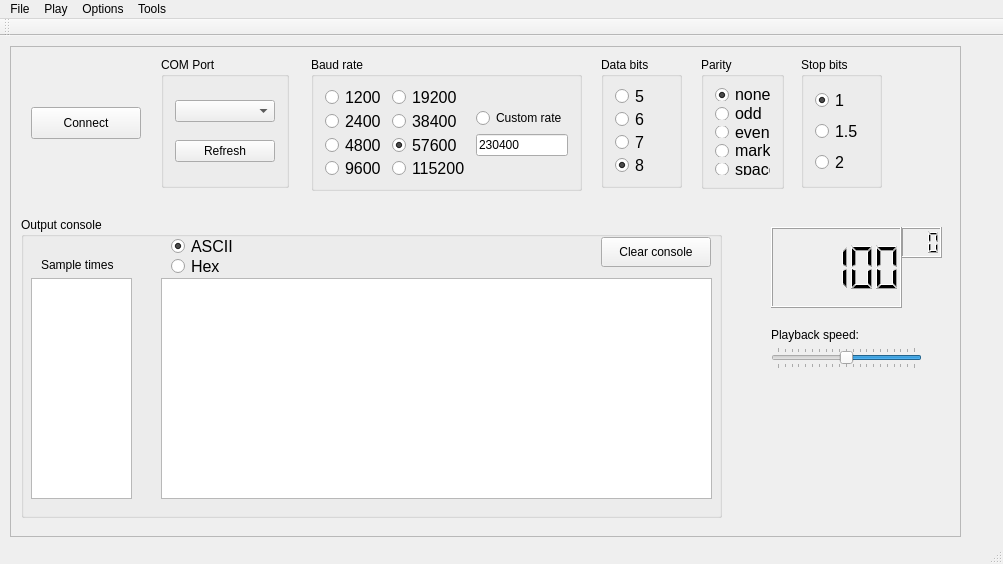
<?xml version="1.0" encoding="UTF-8"?>
<ui version="4.0">
 <class>MainWindow</class>
 <widget class="QMainWindow" name="MainWindow">
  <property name="geometry">
   <rect>
    <x>0</x>
    <y>0</y>
    <width>1003</width>
    <height>564</height>
   </rect>
  </property>
  <property name="windowTitle">
   <string>MainWindow</string>
  </property>
  <widget class="QWidget" name="centralWidget">
   <widget class="QScrollArea" name="scrollArea">
    <property name="geometry">
     <rect>
      <x>10</x>
      <y>10</y>
      <width>951</width>
      <height>491</height>
     </rect>
    </property>
    <property name="widgetResizable">
     <bool>true</bool>
    </property>
    <widget class="QWidget" name="scrollAreaWidgetContents">
     <property name="geometry">
      <rect>
       <x>0</x>
       <y>0</y>
       <width>949</width>
       <height>489</height>
      </rect>
     </property>
     <widget class="QGroupBox" name="groupBox_6">
      <property name="geometry">
       <rect>
        <x>10</x>
        <y>170</y>
        <width>701</width>
        <height>301</height>
       </rect>
      </property>
      <property name="title">
       <string>Output console</string>
      </property>
      <widget class="QPlainTextEdit" name="pte_serialConsole">
       <property name="geometry">
        <rect>
         <x>140</x>
         <y>61</y>
         <width>551</width>
         <height>221</height>
        </rect>
       </property>
       <property name="font">
        <font>
         <family>Andale Mono</family>
         <pointsize>12</pointsize>
         <weight>50</weight>
         <italic>false</italic>
         <bold>false</bold>
        </font>
       </property>
       <property name="undoRedoEnabled">
        <bool>false</bool>
       </property>
       <property name="readOnly">
        <bool>true</bool>
       </property>
      </widget>
      <widget class="QPlainTextEdit" name="pte_sampleTimes">
       <property name="geometry">
        <rect>
         <x>10</x>
         <y>61</y>
         <width>101</width>
         <height>221</height>
        </rect>
       </property>
       <property name="font">
        <font>
         <family>Andale Mono</family>
         <pointsize>12</pointsize>
        </font>
       </property>
       <property name="undoRedoEnabled">
        <bool>false</bool>
       </property>
       <property name="readOnly">
        <bool>true</bool>
       </property>
      </widget>
      <widget class="QLabel" name="label_2">
       <property name="geometry">
        <rect>
         <x>20</x>
         <y>40</y>
         <width>91</width>
         <height>16</height>
        </rect>
       </property>
       <property name="text">
        <string>Sample times</string>
       </property>
      </widget>
      <widget class="QRadioButton" name="rb_displayASCII">
       <property name="geometry">
        <rect>
         <x>150</x>
         <y>20</y>
         <width>97</width>
         <height>18</height>
        </rect>
       </property>
       <property name="font">
        <font>
         <family>Lucida Grande</family>
         <pointsize>12</pointsize>
        </font>
       </property>
       <property name="text">
        <string>ASCII</string>
       </property>
       <property name="checked">
        <bool>true</bool>
       </property>
      </widget>
      <widget class="QRadioButton" name="rb_displayHex">
       <property name="geometry">
        <rect>
         <x>150</x>
         <y>40</y>
         <width>97</width>
         <height>18</height>
        </rect>
       </property>
       <property name="font">
        <font>
         <family>Lucida Grande</family>
         <pointsize>12</pointsize>
        </font>
       </property>
       <property name="text">
        <string>Hex</string>
       </property>
      </widget>
      <widget class="QPushButton" name="pb_clearConsole">
       <property name="geometry">
        <rect>
         <x>580</x>
         <y>20</y>
         <width>110</width>
         <height>30</height>
        </rect>
       </property>
       <property name="text">
        <string>Clear console</string>
       </property>
      </widget>
     </widget>
     <widget class="QLabel" name="label">
      <property name="geometry">
       <rect>
        <x>760</x>
        <y>280</y>
        <width>101</width>
        <height>16</height>
       </rect>
      </property>
      <property name="text">
       <string>Playback speed:</string>
      </property>
     </widget>
     <widget class="QLCDNumber" name="lcd_milliseconds">
      <property name="geometry">
       <rect>
        <x>890</x>
        <y>180</y>
        <width>41</width>
        <height>31</height>
       </rect>
      </property>
      <property name="numDigits">
       <number>3</number>
      </property>
     </widget>
     <widget class="QSlider" name="hs_time">
      <property name="geometry">
       <rect>
        <x>760</x>
        <y>300</y>
        <width>151</width>
        <height>22</height>
       </rect>
      </property>
      <property name="minimum">
       <number>0</number>
      </property>
      <property name="maximum">
       <number>20</number>
      </property>
      <property name="value">
       <number>10</number>
      </property>
      <property name="orientation">
       <enum>Qt::Horizontal</enum>
      </property>
      <property name="invertedAppearance">
       <bool>true</bool>
      </property>
      <property name="tickPosition">
       <enum>QSlider::TicksBothSides</enum>
      </property>
      <property name="tickInterval">
       <number>1</number>
      </property>
     </widget>
     <widget class="QLCDNumber" name="lcd_seconds">
      <property name="geometry">
       <rect>
        <x>760</x>
        <y>180</y>
        <width>131</width>
        <height>81</height>
       </rect>
      </property>
      <property name="frameShadow">
       <enum>QFrame::Raised</enum>
      </property>
      <property name="smallDecimalPoint">
       <bool>false</bool>
      </property>
      <property name="intValue" stdset="0">
       <number>100</number>
      </property>
     </widget>
     <widget class="QPushButton" name="pb_connectSerialPort">
      <property name="geometry">
       <rect>
        <x>20</x>
        <y>60</y>
        <width>110</width>
        <height>32</height>
       </rect>
      </property>
      <property name="text">
       <string>Connect</string>
      </property>
     </widget>
     <widget class="QGroupBox" name="groupBox_2">
      <property name="geometry">
       <rect>
        <x>150</x>
        <y>10</y>
        <width>128</width>
        <height>131</height>
       </rect>
      </property>
      <property name="title">
       <string>COM Port</string>
      </property>
      <layout class="QGridLayout" name="gridLayout_2">
       <item row="0" column="0">
        <widget class="QComboBox" name="cb_serialPorts"/>
       </item>
       <item row="1" column="0">
        <widget class="QPushButton" name="pushButton">
         <property name="text">
          <string>Refresh</string>
         </property>
        </widget>
       </item>
      </layout>
     </widget>
     <widget class="QGroupBox" name="groupBox_3">
      <property name="geometry">
       <rect>
        <x>590</x>
        <y>10</y>
        <width>81</width>
        <height>131</height>
       </rect>
      </property>
      <property name="title">
       <string>Data bits</string>
      </property>
      <layout class="QGridLayout" name="gridLayout_3">
       <item row="0" column="0">
        <widget class="QRadioButton" name="rb_5DataBits">
         <property name="font">
          <font>
           <family>Lucida Grande</family>
           <pointsize>12</pointsize>
          </font>
         </property>
         <property name="text">
          <string>5</string>
         </property>
         <property name="iconSize">
          <size>
           <width>16</width>
           <height>16</height>
          </size>
         </property>
        </widget>
       </item>
       <item row="2" column="0">
        <widget class="QRadioButton" name="rb_7DataBits">
         <property name="font">
          <font>
           <family>Lucida Grande</family>
           <pointsize>12</pointsize>
          </font>
         </property>
         <property name="text">
          <string>7</string>
         </property>
         <property name="iconSize">
          <size>
           <width>16</width>
           <height>16</height>
          </size>
         </property>
        </widget>
       </item>
       <item row="3" column="0">
        <widget class="QRadioButton" name="rb_8DataBits">
         <property name="font">
          <font>
           <family>Lucida Grande</family>
           <pointsize>12</pointsize>
          </font>
         </property>
         <property name="text">
          <string>8</string>
         </property>
         <property name="iconSize">
          <size>
           <width>16</width>
           <height>16</height>
          </size>
         </property>
         <property name="checked">
          <bool>true</bool>
         </property>
        </widget>
       </item>
       <item row="1" column="0">
        <widget class="QRadioButton" name="rb_6DataBits">
         <property name="font">
          <font>
           <family>Lucida Grande</family>
           <pointsize>12</pointsize>
          </font>
         </property>
         <property name="text">
          <string>6</string>
         </property>
         <property name="iconSize">
          <size>
           <width>16</width>
           <height>16</height>
          </size>
         </property>
        </widget>
       </item>
      </layout>
     </widget>
     <widget class="QGroupBox" name="groupBox_5">
      <property name="geometry">
       <rect>
        <x>790</x>
        <y>10</y>
        <width>81</width>
        <height>131</height>
       </rect>
      </property>
      <property name="title">
       <string>Stop bits</string>
      </property>
      <layout class="QGridLayout" name="gridLayout_5">
       <item row="2" column="0">
        <widget class="QRadioButton" name="rb_2StopBit">
         <property name="font">
          <font>
           <family>Lucida Grande</family>
           <pointsize>12</pointsize>
          </font>
         </property>
         <property name="text">
          <string>2</string>
         </property>
         <property name="iconSize">
          <size>
           <width>16</width>
           <height>16</height>
          </size>
         </property>
        </widget>
       </item>
       <item row="1" column="0">
        <widget class="QRadioButton" name="rb_15StopBit">
         <property name="font">
          <font>
           <family>Lucida Grande</family>
           <pointsize>12</pointsize>
          </font>
         </property>
         <property name="text">
          <string>1.5</string>
         </property>
         <property name="iconSize">
          <size>
           <width>16</width>
           <height>16</height>
          </size>
         </property>
        </widget>
       </item>
       <item row="0" column="0">
        <widget class="QRadioButton" name="rb_1StopBit">
         <property name="font">
          <font>
           <family>Lucida Grande</family>
           <pointsize>12</pointsize>
          </font>
         </property>
         <property name="text">
          <string>1</string>
         </property>
         <property name="iconSize">
          <size>
           <width>16</width>
           <height>16</height>
          </size>
         </property>
         <property name="checked">
          <bool>true</bool>
         </property>
        </widget>
       </item>
      </layout>
     </widget>
     <widget class="QGroupBox" name="groupBox">
      <property name="geometry">
       <rect>
        <x>300</x>
        <y>10</y>
        <width>271</width>
        <height>134</height>
       </rect>
      </property>
      <property name="title">
       <string>Baud rate</string>
      </property>
      <layout class="QGridLayout" name="gridLayout">
       <item row="0" column="2">
        <widget class="QRadioButton" name="rb_19200Baud">
         <property name="font">
          <font>
           <family>Lucida Grande</family>
           <pointsize>12</pointsize>
          </font>
         </property>
         <property name="text">
          <string>19200</string>
         </property>
         <property name="iconSize">
          <size>
           <width>16</width>
           <height>16</height>
          </size>
         </property>
        </widget>
       </item>
       <item row="1" column="2">
        <widget class="QRadioButton" name="rb_38400Baud">
         <property name="font">
          <font>
           <family>Lucida Grande</family>
           <pointsize>12</pointsize>
          </font>
         </property>
         <property name="text">
          <string>38400</string>
         </property>
         <property name="iconSize">
          <size>
           <width>16</width>
           <height>16</height>
          </size>
         </property>
        </widget>
       </item>
       <item row="2" column="2">
        <widget class="QRadioButton" name="rb_57600Baud">
         <property name="font">
          <font>
           <family>Lucida Grande</family>
           <pointsize>12</pointsize>
          </font>
         </property>
         <property name="text">
          <string>57600</string>
         </property>
         <property name="iconSize">
          <size>
           <width>16</width>
           <height>16</height>
          </size>
         </property>
         <property name="checked">
          <bool>true</bool>
         </property>
        </widget>
       </item>
       <item row="3" column="0">
        <widget class="QRadioButton" name="rb_9600Baud">
         <property name="font">
          <font>
           <family>Lucida Grande</family>
           <pointsize>12</pointsize>
          </font>
         </property>
         <property name="text">
          <string>9600</string>
         </property>
         <property name="iconSize">
          <size>
           <width>16</width>
           <height>16</height>
          </size>
         </property>
        </widget>
       </item>
       <item row="2" column="0">
        <widget class="QRadioButton" name="rb_4800Baud">
         <property name="font">
          <font>
           <family>Lucida Grande</family>
           <pointsize>12</pointsize>
          </font>
         </property>
         <property name="text">
          <string>4800</string>
         </property>
         <property name="iconSize">
          <size>
           <width>16</width>
           <height>16</height>
          </size>
         </property>
        </widget>
       </item>
       <item row="1" column="0">
        <widget class="QRadioButton" name="rb_2400Baud">
         <property name="font">
          <font>
           <family>Lucida Grande</family>
           <pointsize>12</pointsize>
          </font>
         </property>
         <property name="text">
          <string>2400</string>
         </property>
         <property name="iconSize">
          <size>
           <width>16</width>
           <height>16</height>
          </size>
         </property>
        </widget>
       </item>
       <item row="0" column="0">
        <widget class="QRadioButton" name="rb_1200Baud">
         <property name="font">
          <font>
           <family>Lucida Grande</family>
           <pointsize>12</pointsize>
          </font>
         </property>
         <property name="text">
          <string>1200</string>
         </property>
         <property name="iconSize">
          <size>
           <width>16</width>
           <height>16</height>
          </size>
         </property>
        </widget>
       </item>
       <item row="0" column="4" rowspan="4">
        <layout class="QGridLayout" name="gridLayout_6">
         <item row="3" column="0">
          <widget class="QLineEdit" name="le_customBaudRate">
           <property name="text">
            <string>230400</string>
           </property>
          </widget>
         </item>
         <item row="1" column="0">
          <widget class="QRadioButton" name="rb_customBaudRate">
           <property name="text">
            <string>Custom rate</string>
           </property>
          </widget>
         </item>
         <item row="0" column="0">
          <spacer name="verticalSpacer">
           <property name="orientation">
            <enum>Qt::Vertical</enum>
           </property>
           <property name="sizeHint" stdset="0">
            <size>
             <width>20</width>
             <height>40</height>
            </size>
           </property>
          </spacer>
         </item>
         <item row="4" column="0">
          <spacer name="verticalSpacer_2">
           <property name="orientation">
            <enum>Qt::Vertical</enum>
           </property>
           <property name="sizeHint" stdset="0">
            <size>
             <width>20</width>
             <height>40</height>
            </size>
           </property>
          </spacer>
         </item>
        </layout>
       </item>
       <item row="3" column="2">
        <widget class="QRadioButton" name="rb_115200Baud">
         <property name="font">
          <font>
           <family>Lucida Grande</family>
           <pointsize>12</pointsize>
          </font>
         </property>
         <property name="text">
          <string>115200</string>
         </property>
         <property name="iconSize">
          <size>
           <width>16</width>
           <height>16</height>
          </size>
         </property>
        </widget>
       </item>
      </layout>
     </widget>
     <widget class="QGroupBox" name="groupBox_4">
      <property name="geometry">
       <rect>
        <x>690</x>
        <y>10</y>
        <width>83</width>
        <height>132</height>
       </rect>
      </property>
      <property name="title">
       <string>Parity</string>
      </property>
      <layout class="QGridLayout" name="gridLayout_4">
       <item row="0" column="0">
        <widget class="QRadioButton" name="rb_parityNone">
         <property name="font">
          <font>
           <family>Lucida Grande</family>
           <pointsize>12</pointsize>
          </font>
         </property>
         <property name="text">
          <string>none</string>
         </property>
         <property name="iconSize">
          <size>
           <width>16</width>
           <height>16</height>
          </size>
         </property>
         <property name="checked">
          <bool>true</bool>
         </property>
        </widget>
       </item>
       <item row="1" column="0">
        <widget class="QRadioButton" name="rb_parityOdd">
         <property name="font">
          <font>
           <family>Lucida Grande</family>
           <pointsize>12</pointsize>
          </font>
         </property>
         <property name="text">
          <string>odd</string>
         </property>
         <property name="iconSize">
          <size>
           <width>16</width>
           <height>16</height>
          </size>
         </property>
        </widget>
       </item>
       <item row="2" column="0">
        <widget class="QRadioButton" name="rb_parityEven">
         <property name="font">
          <font>
           <family>Lucida Grande</family>
           <pointsize>12</pointsize>
          </font>
         </property>
         <property name="text">
          <string>even</string>
         </property>
         <property name="iconSize">
          <size>
           <width>16</width>
           <height>16</height>
          </size>
         </property>
        </widget>
       </item>
       <item row="3" column="0">
        <widget class="QRadioButton" name="rb_parityMark">
         <property name="font">
          <font>
           <family>Lucida Grande</family>
           <pointsize>12</pointsize>
          </font>
         </property>
         <property name="text">
          <string>mark</string>
         </property>
         <property name="iconSize">
          <size>
           <width>16</width>
           <height>16</height>
          </size>
         </property>
        </widget>
       </item>
       <item row="4" column="0">
        <widget class="QRadioButton" name="rb_paritySpace">
         <property name="font">
          <font>
           <family>Lucida Grande</family>
           <pointsize>12</pointsize>
          </font>
         </property>
         <property name="text">
          <string>space</string>
         </property>
         <property name="iconSize">
          <size>
           <width>16</width>
           <height>16</height>
          </size>
         </property>
        </widget>
       </item>
      </layout>
     </widget>
    </widget>
   </widget>
  </widget>
  <widget class="QMenuBar" name="menuBar">
   <property name="geometry">
    <rect>
     <x>0</x>
     <y>0</y>
     <width>1003</width>
     <height>22</height>
    </rect>
   </property>
   <widget class="QMenu" name="menuFile">
    <property name="title">
     <string>File</string>
    </property>
    <addaction name="actionNew"/>
    <addaction name="separator"/>
    <addaction name="actionOpen"/>
    <addaction name="actionOpen_recent"/>
    <addaction name="actionSave"/>
    <addaction name="actionSave_as"/>
    <addaction name="separator"/>
    <addaction name="actionImport"/>
    <addaction name="actionExport"/>
   </widget>
   <widget class="QMenu" name="menuPlay">
    <property name="title">
     <string>Play</string>
    </property>
    <addaction name="actionPlay"/>
    <addaction name="actionStop"/>
    <addaction name="separator"/>
    <addaction name="actionFast_forward"/>
    <addaction name="actionRewind"/>
    <addaction name="separator"/>
    <addaction name="actionRecord"/>
   </widget>
   <widget class="QMenu" name="menuOptions">
    <property name="title">
     <string>Options</string>
    </property>
    <addaction name="actionConfigure_serial_device"/>
    <addaction name="separator"/>
    <addaction name="actionLoop_playback"/>
    <addaction name="separator"/>
    <addaction name="actionFloat_on_top"/>
   </widget>
   <widget class="QMenu" name="menuTools">
    <property name="title">
     <string>Tools</string>
    </property>
    <addaction name="actionStretch_Compress_time"/>
    <addaction name="actionTrim_empty_data"/>
    <addaction name="actionExtract_segment"/>
   </widget>
   <addaction name="menuFile"/>
   <addaction name="menuPlay"/>
   <addaction name="menuOptions"/>
   <addaction name="menuTools"/>
  </widget>
  <widget class="QToolBar" name="mainToolBar">
   <attribute name="toolBarArea">
    <enum>TopToolBarArea</enum>
   </attribute>
   <attribute name="toolBarBreak">
    <bool>false</bool>
   </attribute>
  </widget>
  <widget class="QStatusBar" name="statusBar"/>
  <action name="actionNew">
   <property name="text">
    <string>New</string>
   </property>
  </action>
  <action name="actionOpen">
   <property name="text">
    <string>Open...</string>
   </property>
  </action>
  <action name="actionOpen_recent">
   <property name="text">
    <string>Open recent</string>
   </property>
  </action>
  <action name="actionSave">
   <property name="text">
    <string>Save</string>
   </property>
  </action>
  <action name="actionSave_as">
   <property name="text">
    <string>Save as...</string>
   </property>
  </action>
  <action name="actionImport">
   <property name="text">
    <string>Import</string>
   </property>
  </action>
  <action name="actionExport">
   <property name="text">
    <string>Export</string>
   </property>
  </action>
  <action name="actionPlay">
   <property name="text">
    <string>Play</string>
   </property>
  </action>
  <action name="actionStop">
   <property name="text">
    <string>Stop</string>
   </property>
  </action>
  <action name="actionFast_forward">
   <property name="text">
    <string>Fast forward</string>
   </property>
  </action>
  <action name="actionRewind">
   <property name="text">
    <string>Rewind</string>
   </property>
  </action>
  <action name="actionRecord">
   <property name="text">
    <string>Record</string>
   </property>
  </action>
  <action name="actionConfigure_serial_device">
   <property name="text">
    <string>Configure serial device</string>
   </property>
  </action>
  <action name="actionLoop_playback">
   <property name="text">
    <string>Loop playback</string>
   </property>
  </action>
  <action name="actionFloat_on_top">
   <property name="text">
    <string>Float on top</string>
   </property>
  </action>
  <action name="actionStretch_Compress_time">
   <property name="text">
    <string>Stretch/Compress time</string>
   </property>
  </action>
  <action name="actionTrim_empty_data">
   <property name="text">
    <string>Trim empty data</string>
   </property>
  </action>
  <action name="actionExtract_segment">
   <property name="text">
    <string>Extract segment</string>
   </property>
  </action>
 </widget>
 <layoutdefault spacing="6" margin="11"/>
 <resources/>
 <connections/>
</ui>
